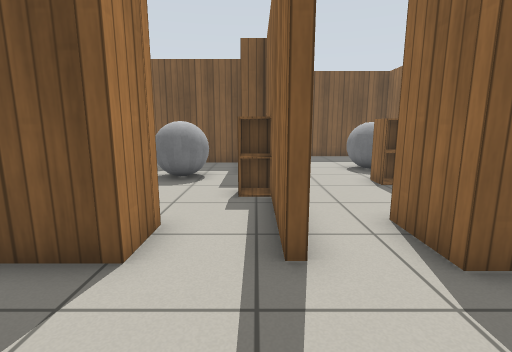
view 1 (above)

16 first-person views from a walk through a world built for the Gazebo simulator. The camera is 0.9 m above the floor, tilts 10° down and sees 85° across. The lines on the ground mark 1 m squares. The floor is counted in squares, 0.5 m on a side. Each view is taken from the middle of a square. On the plan, view 1 faces up. The plan holds only what a view shows up to about 15 squares ahead; the rest is blank. Simple patterns stand in for the simulator's built-in surfaces.

view 2
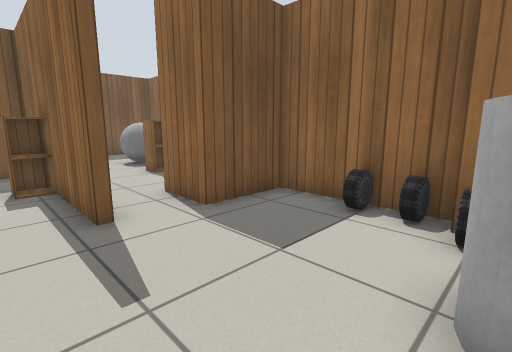

view 3
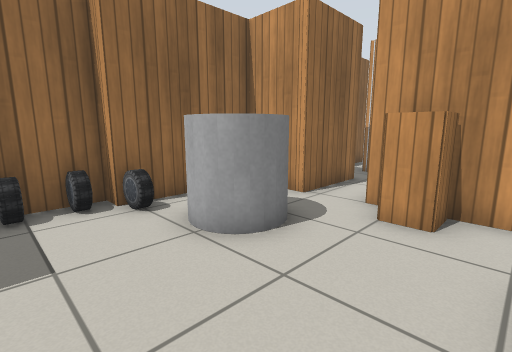

view 4
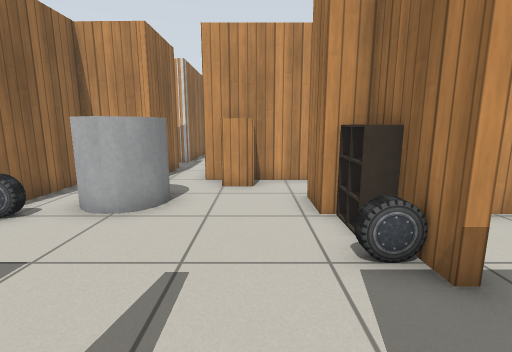

view 5
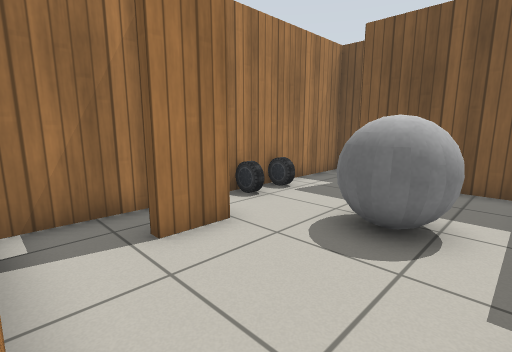

view 6
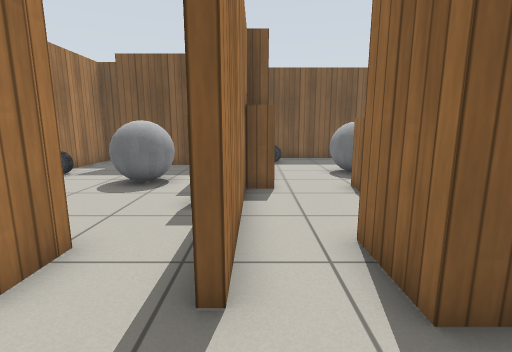

view 7
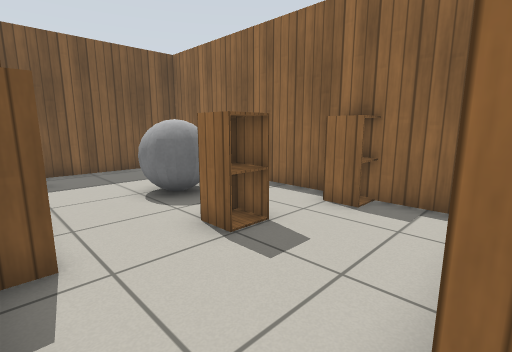

view 8
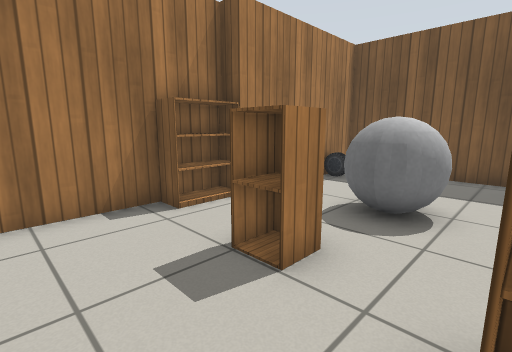

view 9
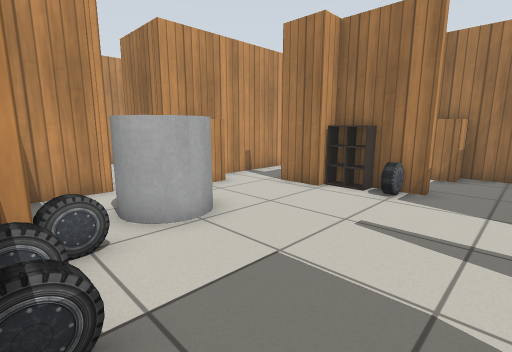

view 10
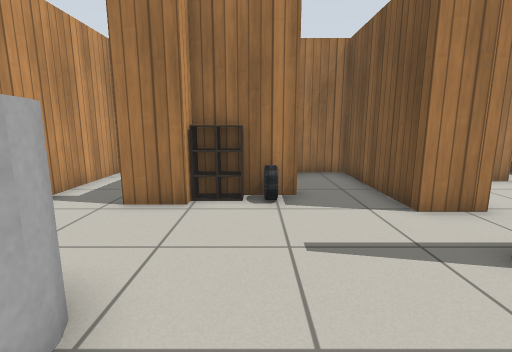

view 11
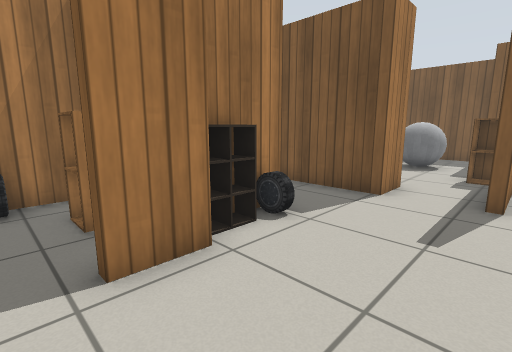

view 12
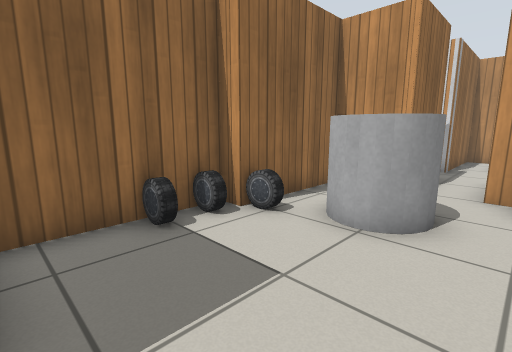

view 13
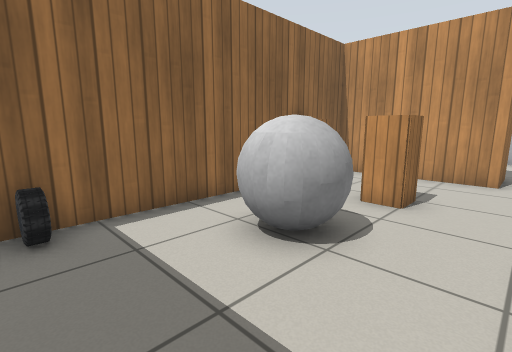

view 14
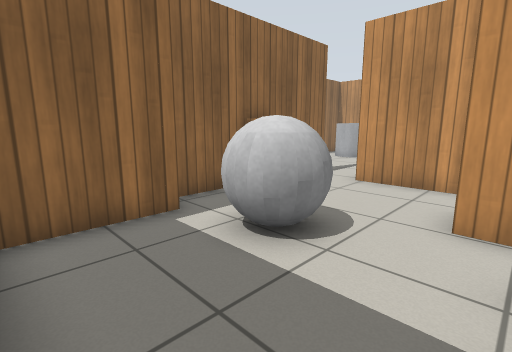

view 15
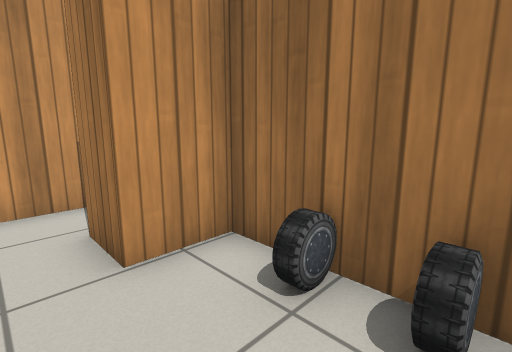

view 16
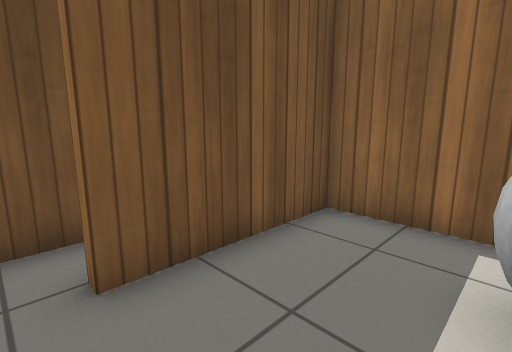

### Floor plan
Points are (right, up) in squares from view 1. A wall is a line through its corners. A room is listed if a view was taken in it or the views show most of it. See-through windows are left out.
Room 1 (views 1, 2, 3, 4, 5, 6, 7, 9, 10, 11, 12)
walls: (-3.3, -0.4) (-3.3, -1.6) (-2.3, -1.6) (-2.3, -3.1) (-2.7, -3.1); (-3.3, 1.1) (-3.3, 0.6); (0.4, 3.5) (0.4, 5.4); (2.4, -8.4) (2.4, -5.4) (4.6, -5.4) (4.6, -1.1) (5.3, -1.1) (5.3, 3.3) (2.6, 3.3) (2.6, 5.3); (-7, -2) (-7, -3.6); (-1.8, 5) (-1.8, 3.5) (-3.5, 3.5); (0.7, 5.5) (0.7, 3.5); (-7, -5.4) (0.7, -5.4) (0.7, -8.5); (2.4, -10.1) (3, -10.1); (2.4, -10.4) (2.5, -10) (3, -10.2)
low walls: (-2.7, -0.4) (-2.7, -1.6); (-3.4, -0.9) (-2.6, -0.9)
ways out: opening at (0.5, 4.5) to room 2; opening at (-4, 2.5) to room 4; opening at (1, -10); opening at (3, -9)
objects: car (-7, -4) to (-6, -4); cabinet (-5, -3) to (-5, -2); car (-3, 0); cabinet (-1, -5) to (0, -5); grey cylinder (1, -3) to (3, -2); car (4, -2); car (5, 0); car (5, 1)
Room 2 (views 8, 13, 15)
walls: (0.4, 8.4) (0.4, 11) (-0.6, 11) (-0.6, 14.2) (-4.4, 14.2); (0.7, 6.5) (0.7, 5.5); (2.6, 5.3) (7.8, 5.3) (7.8, 17.2) (1.4, 17.2) (1.4, 11) (0.7, 11) (0.7, 10.4); (0.4, 5.4) (0.4, 6.6); (-5.2, 8.4) (-5.2, 6.9); (-5.6, 5) (-1.8, 5); (-7, 7.6) (-7, 5)
ways out: opening at (0.5, 4.5) to room 1; opening at (-5, 11) to room 3
objects: grey ball (-3, 9) to (-2, 11); cabinet (0, 7) to (0, 8); bookshelf (1, 9) to (1, 10); car (2, 15); cabinet (4, 9) to (5, 9); grey ball (4, 11) to (6, 13); cabinet (7, 8); car (7, 15)
Room 3 (views 14, 16)
walls: (-7, 14.4) (-7, 8.4) (-5.2, 8.4); (-4.4, 14.2) (-5.4, 14.2)
ways out: opening at (-5, 11) to room 2; opening at (-6, 14)
objects: car (-7, 10) to (-6, 10); car (-7, 12) to (-6, 12)
Room 4 (no view inside)
walls: (-3.5, 3.5) (-7, 3.5) (-7, 0.2); (-6.4, -1.6) (-5.9, -1.6)
ways out: opening at (-4, 2.5) to room 1
objects: cabinet (-6, 1)

Where each view was taken, in squares from view 1:
view 1: 0 up, 0 right, facing up
view 2: 2 down, 1 left, facing up-right
view 3: 1 up, 2 left, facing down-right
view 4: 4 up, 1 left, facing down
view 5: 5 up, 1 left, facing up-left
view 6: 1 up, 1 right, facing up
view 7: 5 up, 1 right, facing up-right
view 8: 6 up, 7 right, facing up-left
view 9: 3 up, 5 right, facing down-left
view 10: 0 up, 4 right, facing left
view 11: 4 down, 1 right, facing up-left
view 12: 3 up, 0 right, facing down-right
view 13: 16 up, 2 right, facing down-right
view 14: 14 up, 6 left, facing down-right
view 15: 12 up, 4 left, facing down-left
view 16: 11 up, 6 left, facing up-right
